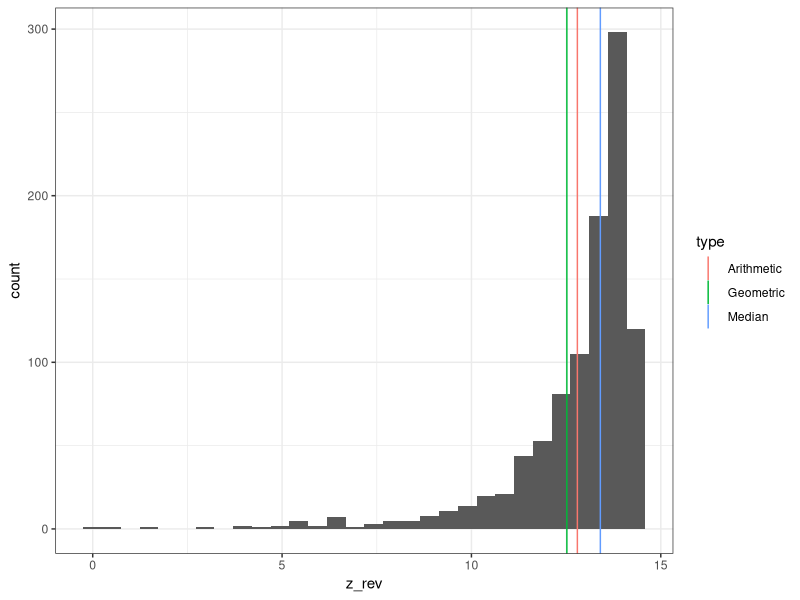

This figure's R source:

# Setup -------------------------------------------------------------------

rm(list = ls())
library(tidyverse)




# Comparing Central Tendency Measures -------------------------------------
x <- exp(rnorm(n = 1000, 
               mean = 0,
               sd = 1))
## vector and mean median and geom mean
mu_x <- (mean(x))
geom_mu_x <- (prod(x)^(1/length(x)))
med_x <-(median(x))

## create tibble with vector x

df_x <- tibble(x = x)

## histogram with x

g_hist <- df_x %>% 
  ggplot(aes(x = x)) +
  geom_histogram()
## comparing CTM

z <- exp(rnorm(n = 1000, 
               mean = 0,
               sd = 1))
z_rev <- -z +max(z) +.01 

## arithmetic, geom, median

mu_a <- mean(z_rev)
mu_g <- exp(mean(log(z_rev)))
mu_m <- median(z_rev)
## histogram

df_z_rev <- tibble(z_rev = z_rev)       

g_hist <- df_z_rev %>% 
  ggplot(aes(x = z_rev)) +
  geom_histogram()

## vertical line

df_mu <- tibble(mu = c(mu_a, mu_g, mu_m),
                type = c("Arithmetic", "Geometric", "Median"))

g_hist + 
  geom_vline(data = df_mu,
             aes(xintercept = mu,
                 color = type)) +
  theme_bw()

# Comparing Variation Measures --------------------------------------------

## Convert the unit of w to “milligram” and create a new vector m
w <- rnorm(100, mean = 10, sd = 1)
head(w) # show first 10 elements in w

m <- w * 1000



## Calculate SD and MAD for w and m.

(var_w <- sum((w - mean(w))^2) / length(w))

(sd_w <- sqrt(var_w))
(mad_w <- median(abs(w - median(w))))

(var_m <- sum((m - mean(m))^2) / length(m))
(sd_m <- sqrt(var_m))
(mad_m <- median(abs(m - median(m))))

## Calculate CV and MAD/Median for w and m

(cv_w <- sd_w / mean(w))
(mm_w <- mad_w / median(w))

(cv_m <- sd_m / mean(m))
(mm_m <- mad_m / median(m))
